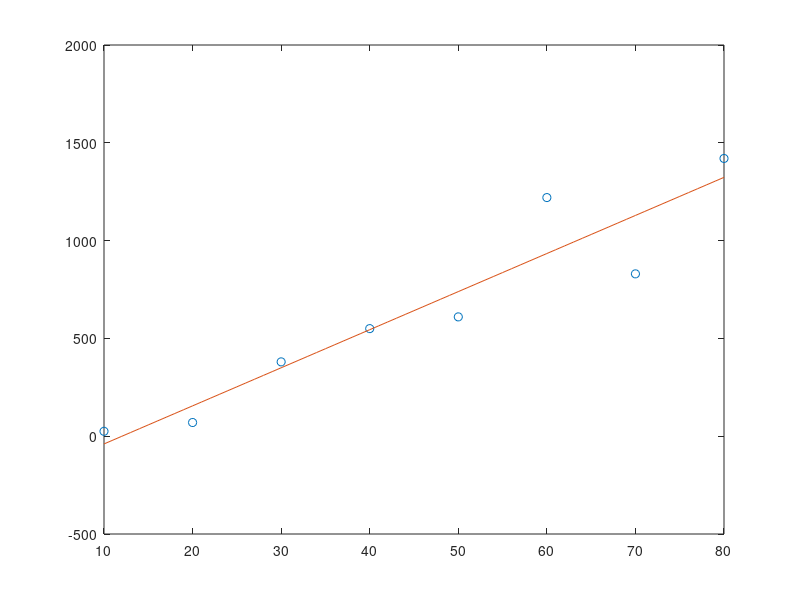

Here is the MATLAB script that generated this plot:
%function mse =


x = 10 : 10 : 80;
x=x'
y = [25, 70, 380,550,610,1220,830,1420]'

plot(x,y,'o');

A(1,1) = length(x);
A(1,2) = sum(x);
A(2,1) = sum(x);
A(2,2) = sum(x.^2);
b(1) = sum(y);
b(2) = sum(x.*y);
b=b';
inv(A).*b

hold on

p = [19.4702 -234.2857];
z = 10:80;
zy = polyval(p,z);
plot(z,zy);



